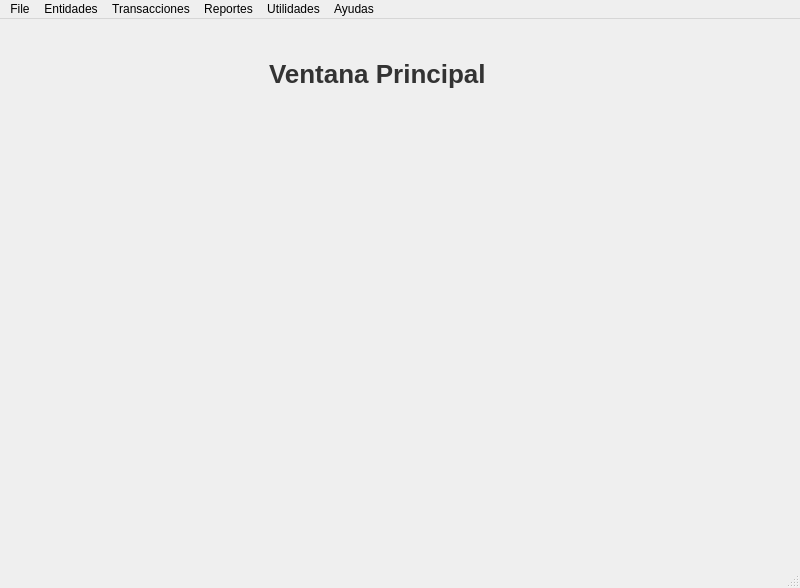
<?xml version="1.0" encoding="UTF-8"?>
<ui version="4.0">
 <class>MainWindow</class>
 <widget class="QMainWindow" name="MainWindow">
  <property name="geometry">
   <rect>
    <x>0</x>
    <y>0</y>
    <width>800</width>
    <height>588</height>
   </rect>
  </property>
  <property name="sizeIncrement">
   <size>
    <width>500</width>
    <height>0</height>
   </size>
  </property>
  <property name="windowTitle">
   <string>MainWindow</string>
  </property>
  <widget class="QWidget" name="centralwidget">
   <layout class="QVBoxLayout" name="verticalLayout">
    <item>
     <widget class="QStackedWidget" name="stackedWidget">
      <property name="cursor">
       <cursorShape>ArrowCursor</cursorShape>
      </property>
      <property name="mouseTracking">
       <bool>true</bool>
      </property>
      <property name="styleSheet">
       <string notr="true">QLineEdit {
	border: 1px solid rgb(131, 131, 131);
	border-radius: 13px;
	padding-left: 10px;
	padding-right: 10px
}
QLineEdit:focus {
	border: 1px solid rgb(103, 164, 255)
}</string>
      </property>
      <widget class="QWidget" name="page">
       <widget class="QLabel" name="label">
        <property name="geometry">
         <rect>
          <x>260</x>
          <y>10</y>
          <width>251</width>
          <height>71</height>
         </rect>
        </property>
        <property name="styleSheet">
         <string notr="true">QLabel {
	font-size: 26px;
	font-weight: bold;
	color: #333;
	text-align: center;
	qproperty-alignment: AlignCenter;
}</string>
        </property>
        <property name="text">
         <string>Ventana Principal</string>
        </property>
       </widget>
      </widget>
     </widget>
    </item>
   </layout>
  </widget>
  <widget class="QMenuBar" name="menubar">
   <property name="geometry">
    <rect>
     <x>0</x>
     <y>0</y>
     <width>800</width>
     <height>22</height>
    </rect>
   </property>
   <widget class="QMenu" name="menuReportes">
    <property name="title">
     <string>Reportes</string>
    </property>
    <addaction name="actionListar_sucursales"/>
    <addaction name="actionInforme_empleados"/>
   </widget>
   <widget class="QMenu" name="menuUtilidades">
    <property name="title">
     <string>Utilidades</string>
    </property>
    <addaction name="actionUsuario"/>
    <addaction name="actionBitacora"/>
    <addaction name="actionCalculadora"/>
    <addaction name="actionFecha_y_hora_actual"/>
   </widget>
   <widget class="QMenu" name="menuEntidades">
    <property name="title">
     <string>Entidades</string>
    </property>
    <addaction name="actionDepartamento"/>
    <addaction name="actionTipo_Municipio"/>
    <addaction name="actionMunicipio"/>
    <addaction name="actionSucursal"/>
    <addaction name="actionCargo"/>
    <addaction name="actionProfesion"/>
    <addaction name="actionEmpleado"/>
   </widget>
   <widget class="QMenu" name="menuTransacciones">
    <property name="title">
     <string>Transacciones</string>
    </property>
    <addaction name="actionContrato"/>
   </widget>
   <widget class="QMenu" name="menuAyudas">
    <property name="title">
     <string>Ayudas</string>
    </property>
    <addaction name="actionAyudas_de_la_aplicaci_n"/>
    <addaction name="actionAcerca_de"/>
   </widget>
   <widget class="QMenu" name="menuFile">
    <property name="title">
     <string>File</string>
    </property>
    <addaction name="actionVentana_Principal"/>
   </widget>
   <addaction name="menuFile"/>
   <addaction name="menuEntidades"/>
   <addaction name="menuTransacciones"/>
   <addaction name="menuReportes"/>
   <addaction name="menuUtilidades"/>
   <addaction name="menuAyudas"/>
  </widget>
  <widget class="QStatusBar" name="statusbar"/>
  <action name="actionSucursal">
   <property name="text">
    <string>Sucursal</string>
   </property>
  </action>
  <action name="actionEmpleado">
   <property name="text">
    <string>Empleado</string>
   </property>
  </action>
  <action name="actionMunicipio">
   <property name="text">
    <string>Municipio</string>
   </property>
  </action>
  <action name="actionCargo">
   <property name="text">
    <string>Cargo</string>
   </property>
  </action>
  <action name="actionUsuario">
   <property name="text">
    <string>Usuario</string>
   </property>
  </action>
  <action name="actionProfesion">
   <property name="text">
    <string>Profesion</string>
   </property>
  </action>
  <action name="actionContrato">
   <property name="text">
    <string>Contrato</string>
   </property>
  </action>
  <action name="actionDepartamento">
   <property name="text">
    <string>Departamento</string>
   </property>
  </action>
  <action name="actionTipo_Municipio">
   <property name="text">
    <string>Tipo Municipio</string>
   </property>
  </action>
  <action name="actionListar_sucursales">
   <property name="text">
    <string>Listar sucursales</string>
   </property>
  </action>
  <action name="actionInforme_empleados">
   <property name="text">
    <string>Informe empleados</string>
   </property>
  </action>
  <action name="actionBitacora">
   <property name="text">
    <string>Bitácora de usuarios</string>
   </property>
  </action>
  <action name="actionCalculadora">
   <property name="text">
    <string>Calculadora</string>
   </property>
  </action>
  <action name="actionFecha_y_hora_actual">
   <property name="text">
    <string>Fecha y hora actual</string>
   </property>
  </action>
  <action name="actionAyudas_de_la_aplicaci_n">
   <property name="text">
    <string>Ayudas de la aplicación</string>
   </property>
  </action>
  <action name="actionAcerca_de">
   <property name="text">
    <string>Acerca de...</string>
   </property>
  </action>
  <action name="actionVentana_Principal">
   <property name="text">
    <string>Ventana Principal</string>
   </property>
  </action>
 </widget>
 <resources/>
 <connections/>
</ui>
